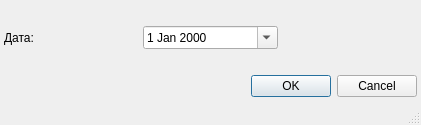
<?xml version="1.0" encoding="UTF-8"?>
<ui version="4.0">
 <class>ReportActivityMO</class>
 <widget class="QDialog" name="ReportActivityMO">
  <property name="windowModality">
   <enum>Qt::ApplicationModal</enum>
  </property>
  <property name="geometry">
   <rect>
    <x>0</x>
    <y>0</y>
    <width>421</width>
    <height>125</height>
   </rect>
  </property>
  <property name="sizePolicy">
   <sizepolicy hsizetype="Preferred" vsizetype="Preferred">
    <horstretch>0</horstretch>
    <verstretch>0</verstretch>
   </sizepolicy>
  </property>
  <property name="windowTitle">
   <string>Деятельность МО (оперативный отчёт)</string>
  </property>
  <property name="sizeGripEnabled">
   <bool>true</bool>
  </property>
  <layout class="QGridLayout">
   <property name="margin">
    <number>4</number>
   </property>
   <property name="spacing">
    <number>4</number>
   </property>
   <item row="0" column="1">
    <widget class="CDateEdit" name="edtDate">
     <property name="calendarPopup">
      <bool>true</bool>
     </property>
    </widget>
   </item>
   <item row="0" column="0">
    <widget class="QLabel" name="lblDate">
     <property name="text">
      <string>Дата:</string>
     </property>
     <property name="buddy">
      <cstring>edtDate</cstring>
     </property>
    </widget>
   </item>
   <item row="11" column="0" colspan="3">
    <widget class="QDialogButtonBox" name="buttonBox">
     <property name="orientation">
      <enum>Qt::Horizontal</enum>
     </property>
     <property name="standardButtons">
      <set>QDialogButtonBox::Cancel|QDialogButtonBox::Ok</set>
     </property>
    </widget>
   </item>
  </layout>
 </widget>
 <customwidgets>
  <customwidget>
   <class>CDateEdit</class>
   <extends>QDateEdit</extends>
   <header>library/DateEdit</header>
  </customwidget>
 </customwidgets>
 <tabstops>
  <tabstop>edtDate</tabstop>
  <tabstop>buttonBox</tabstop>
 </tabstops>
 <resources/>
 <connections>
  <connection>
   <sender>buttonBox</sender>
   <signal>accepted()</signal>
   <receiver>ReportActivityMO</receiver>
   <slot>accept()</slot>
   <hints>
    <hint type="sourcelabel">
     <x>116</x>
     <y>416</y>
    </hint>
    <hint type="destinationlabel">
     <x>102</x>
     <y>90</y>
    </hint>
   </hints>
  </connection>
  <connection>
   <sender>buttonBox</sender>
   <signal>rejected()</signal>
   <receiver>ReportActivityMO</receiver>
   <slot>reject()</slot>
   <hints>
    <hint type="sourcelabel">
     <x>229</x>
     <y>416</y>
    </hint>
    <hint type="destinationlabel">
     <x>236</x>
     <y>76</y>
    </hint>
   </hints>
  </connection>
 </connections>
</ui>
